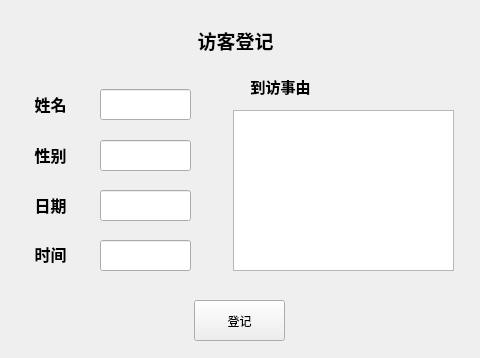
<?xml version="1.0" encoding="UTF-8"?>
<ui version="4.0">
 <class>Form</class>
 <widget class="QWidget" name="Form">
  <property name="geometry">
   <rect>
    <x>0</x>
    <y>0</y>
    <width>480</width>
    <height>358</height>
   </rect>
  </property>
  <property name="font">
   <font>
    <family>方正粗黑宋简体</family>
   </font>
  </property>
  <property name="windowTitle">
   <string>访客信息登记</string>
  </property>
  <widget class="QLabel" name="label">
   <property name="geometry">
    <rect>
     <x>20</x>
     <y>89</y>
     <width>61</width>
     <height>31</height>
    </rect>
   </property>
   <property name="text">
    <string>&lt;html&gt;&lt;head/&gt;&lt;body&gt;&lt;p align=&quot;center&quot;&gt;&lt;span style=&quot; font-size:12pt; font-weight:700;&quot;&gt;姓名&lt;/span&gt;&lt;/p&gt;&lt;/body&gt;&lt;/html&gt;</string>
   </property>
  </widget>
  <widget class="QLabel" name="label_2">
   <property name="geometry">
    <rect>
     <x>20</x>
     <y>140</y>
     <width>61</width>
     <height>31</height>
    </rect>
   </property>
   <property name="text">
    <string>&lt;html&gt;&lt;head/&gt;&lt;body&gt;&lt;p align=&quot;center&quot;&gt;&lt;span style=&quot; font-size:12pt; font-weight:700;&quot;&gt;性别&lt;/span&gt;&lt;/p&gt;&lt;/body&gt;&lt;/html&gt;</string>
   </property>
  </widget>
  <widget class="QLabel" name="label_3">
   <property name="geometry">
    <rect>
     <x>20</x>
     <y>190</y>
     <width>61</width>
     <height>31</height>
    </rect>
   </property>
   <property name="text">
    <string>&lt;html&gt;&lt;head/&gt;&lt;body&gt;&lt;p align=&quot;center&quot;&gt;&lt;span style=&quot; font-size:12pt; font-weight:700;&quot;&gt;日期&lt;/span&gt;&lt;/p&gt;&lt;/body&gt;&lt;/html&gt;</string>
   </property>
  </widget>
  <widget class="QLabel" name="label_4">
   <property name="geometry">
    <rect>
     <x>20</x>
     <y>239</y>
     <width>61</width>
     <height>31</height>
    </rect>
   </property>
   <property name="text">
    <string>&lt;html&gt;&lt;head/&gt;&lt;body&gt;&lt;p align=&quot;center&quot;&gt;&lt;span style=&quot; font-size:12pt; font-weight:700;&quot;&gt;时间&lt;/span&gt;&lt;/p&gt;&lt;/body&gt;&lt;/html&gt;</string>
   </property>
  </widget>
  <widget class="QLineEdit" name="lineEditname">
   <property name="geometry">
    <rect>
     <x>100</x>
     <y>89</y>
     <width>91</width>
     <height>31</height>
    </rect>
   </property>
  </widget>
  <widget class="QLineEdit" name="lineEditsex">
   <property name="geometry">
    <rect>
     <x>100</x>
     <y>140</y>
     <width>91</width>
     <height>31</height>
    </rect>
   </property>
  </widget>
  <widget class="QLineEdit" name="lineEditdate">
   <property name="geometry">
    <rect>
     <x>100</x>
     <y>190</y>
     <width>91</width>
     <height>31</height>
    </rect>
   </property>
  </widget>
  <widget class="QTextEdit" name="textEdit">
   <property name="geometry">
    <rect>
     <x>233</x>
     <y>110</y>
     <width>221</width>
     <height>161</height>
    </rect>
   </property>
  </widget>
  <widget class="QLineEdit" name="lineEdittme">
   <property name="geometry">
    <rect>
     <x>100</x>
     <y>240</y>
     <width>91</width>
     <height>31</height>
    </rect>
   </property>
  </widget>
  <widget class="QLabel" name="label_5">
   <property name="geometry">
    <rect>
     <x>190</x>
     <y>25</y>
     <width>91</width>
     <height>31</height>
    </rect>
   </property>
   <property name="text">
    <string>&lt;html&gt;&lt;head/&gt;&lt;body&gt;&lt;p align=&quot;center&quot;&gt;&lt;span style=&quot; font-size:14pt; font-weight:700;&quot;&gt;访客登记&lt;/span&gt;&lt;/p&gt;&lt;/body&gt;&lt;/html&gt;</string>
   </property>
  </widget>
  <widget class="QPushButton" name="pushButton">
   <property name="geometry">
    <rect>
     <x>194</x>
     <y>300</y>
     <width>91</width>
     <height>41</height>
    </rect>
   </property>
   <property name="text">
    <string>登记</string>
   </property>
  </widget>
  <widget class="QLabel" name="label_6">
   <property name="geometry">
    <rect>
     <x>240</x>
     <y>75</y>
     <width>81</width>
     <height>21</height>
    </rect>
   </property>
   <property name="text">
    <string>&lt;html&gt;&lt;head/&gt;&lt;body&gt;&lt;p align=&quot;center&quot;&gt;&lt;span style=&quot; font-size:11pt; font-weight:700;&quot;&gt;到访事由&lt;/span&gt;&lt;/p&gt;&lt;/body&gt;&lt;/html&gt;</string>
   </property>
  </widget>
 </widget>
 <resources/>
 <connections/>
</ui>
